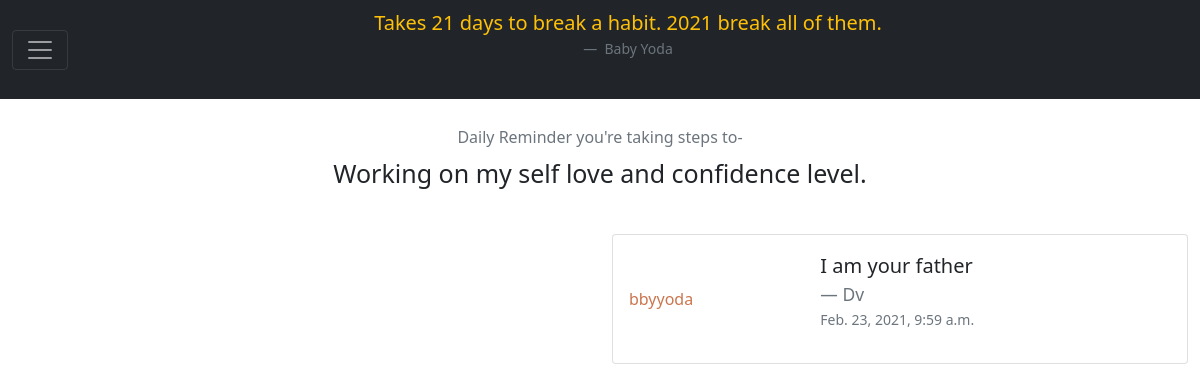
The app's page /bloomboard (signed in), older data.
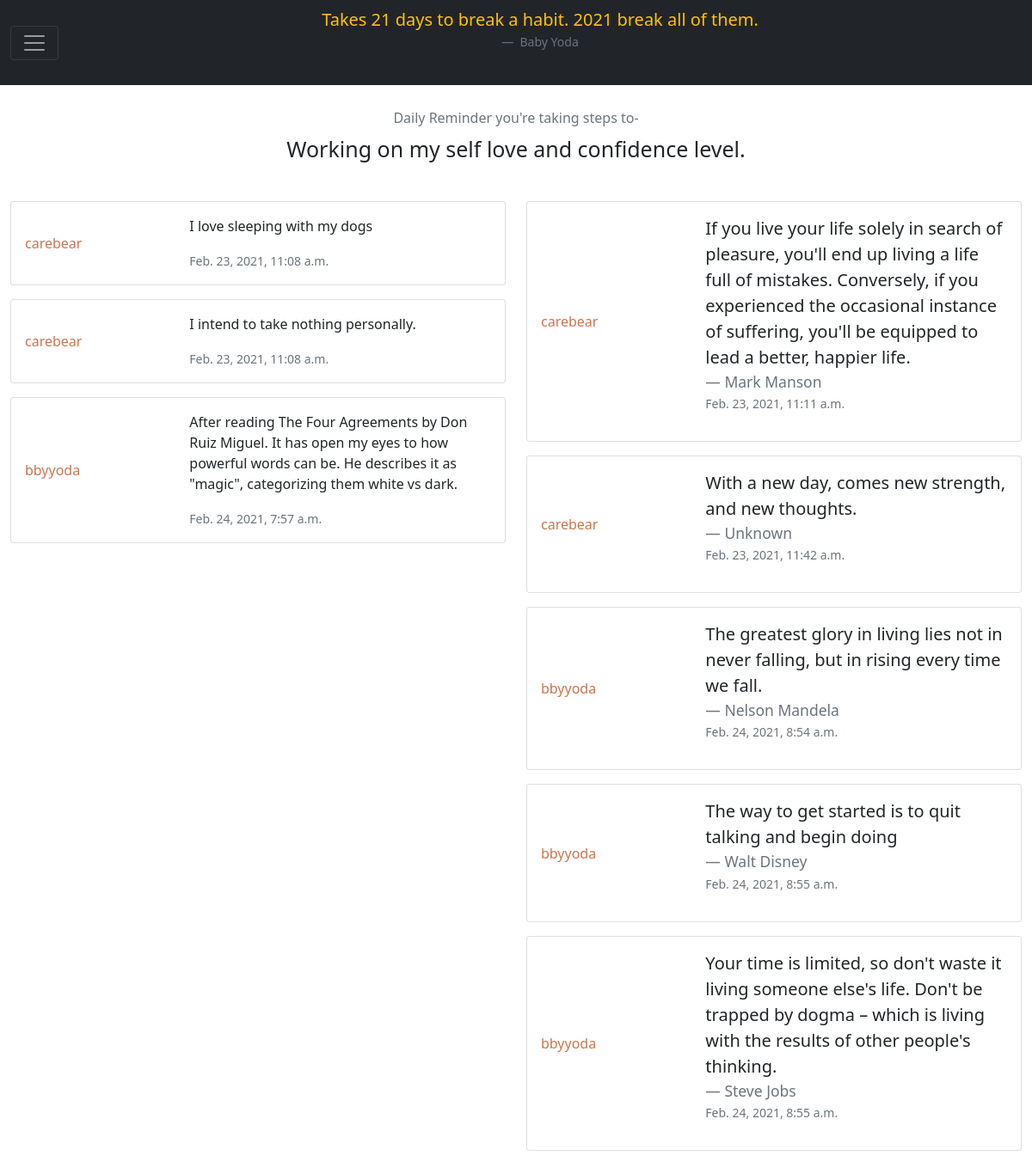
The same page, newer data.
### blossom_app/models.py (models this page shows)
class Quotes(models.Model):
    the_quote = models.TextField(null=True)
    quote_author = models.CharField(max_length=200, null=True)
    user = models.ForeignKey(Users, related_name='quote', on_delete=models.CASCADE)
    created_at = models.DateTimeField(auto_now_add=True)
    updated_at = models.DateTimeField(auto_now = True)

class Users (models.Model):
    first_name = models.CharField(max_length=30)
    last_name = models.CharField(max_length=30)
    username = models.CharField(max_length=30)
    email = models.EmailField()
    password =  models.CharField(max_length=70)
    reasons = models.TextField()
    personal_quote = models.TextField()
    objects = UserManager()
    created_at = models.DateTimeField(auto_now_add=True)
    updated_at = models.DateTimeField(auto_now = True)

class Journal_Entires(models.Model):
    entry = models.TextField()
    user = models.ForeignKey(Users, related_name='journal_entry', on_delete=models.CASCADE)
    created_at = models.DateTimeField(auto_now_add=True)
    updated_at = models.DateTimeField(auto_now = True)

### blossom_app/views.py (the view)
# urls.py: path('bloomboard', views.show_bloomboard),
def show_bloomboard(request):
    current_user = Users.objects.get(id=request.session['user_id'])
    context = {
        'current_user': current_user,
        'current_user_entries': Journal_Entires.objects.filter(user=current_user),
        'current_user_quotes': Quotes.objects.filter(user=current_user),
        'entries': Journal_Entires.objects.all(),
        'quotes': Quotes.objects.all()
        }
    return render(request, 'bloomboard.html', context)

### blossom_app/templates/bloomboard.html (shortened to what this page needs)
<!DOCTYPE html>
<html lang="en">
<head>
    <link href="https://cdn.jsdelivr.net/npm/bootstrap@5.0.0-beta2/dist/css/bootstrap.min.css" rel="stylesheet"
 />
</head>
<body>
    <nav class="navbar navbar-dark bg-dark">
        <div class="container-fluid">
            <button class="navbar-toggler" type="button" data-bs-toggle="collapse" data-bs-target="#navbar"
                aria-controls="navbarToggleExternalContent" aria-expanded="false" aria-label="Toggle navigation">
                <span class="navbar-toggler-icon"></span>
            </button>
            <figure class="text-center mx-auto">
                <blockquote class="blockquote text-warning">
                    <p>{{current_user.personal_quote}}</p>
                </blockquote>
                <figcaption class="blockquote-footer">
                    {{current_user.first_name}} {{current_user.last_name}}
                </figcaption>
            </figure>
        </div>
    </nav>
    <header class="m-3">
        <div class="card text-center mx-auto" style="width: 800px; border-color: white;">
            <div class="card-body">
                <h6 class="card-subtitle mb-2 text-muted">
                    Daily Reminder you're taking steps to-
                </h6>
                <p class="card-text" style="font-size: 25px">
                    {{current_user.reasons}}
                </p>
            </div>
        </div>
    </header>
    <div class="container-fluid mx-auto m-4">
        <div class="row">
            <div class="col">
                {% for entry in entries %}
                <div class="card mb-3">
                    <div class="row g-0">
                        <div class="col-sm-4 my-auto">
                            <a href="/profile/{{entry.user.id}}"  class="text-decoration-none m-3 my-auto" style="color:rgb(202, 118, 79);">{{entry.user.username}}</a> <br>
                        </div>
                        <div class="col-md-8">
                            <div class="card-body">
                                <p class="card-text">{{entry.entry}}</p>
                                <p class="card-text">
                                    <small class="text-muted">{{entry.updated_at}}</small>
                                </p>
                            </div>
                        </div>
                    </div>
                </div>
                {% endfor %}
            </div>
            <div class="col">
                {% for quote in quotes %}
                <div class="card mb-3">
                    <div class="row g-0">
                        <div class="col-sm-4 my-auto">
                            <a href="/profile/{{quote.user.id}}" class="text-decoration-none m-3 my-auto" style="color:rgb(202, 118, 79);">{{quote.user.username}}</a>
                        </div>
                        <div class="col-md-8">
                            <div class="card-body">
                                <blockquote class="blockquote mb-0">
                                    <p>{{quote.the_quote}}</p>
                                    <footer class="blockquote-footer">{{quote.quote_author}}</footer>
                                </blockquote>
                                    <small class="text-muted">{{quote.updated_at}}</small>
                            </div>
                        </div>
                    </div>
                </div>
                {% endfor %}
            </div>
        </div>
    </div>
</body>
</html>

Row changes from the older to the newer data that the page shows:
removed Quotes: user.username "bbyyoda", the_quote "I am your father", quote_author "Dv", updated_at "Feb. 23, 2021, 9:59 a.m."
added Journal_Entires: user.username "carebear", entry "I love sleeping with my dogs", updated_at "Feb. 23, 2021, 11:08 a.m."
added Journal_Entires: user.username "carebear", entry "I intend to take nothing personally.", updated_at "Feb. 23, 2021, 11:08 a.m."
added Journal_Entires: user.username "bbyyoda", entry "After reading The Four Agreements by Don Ruiz Miguel. It has open my eyes to how powerful words can be. He describes it as \"magic\", categorizing them white vs dark.", updated_at "Feb. 24, 2021, 7:57 a.m."
added Quotes: user.username "carebear", the_quote "If you live your life solely in search of pleasure, you'll end up living a life full of mistakes. Conversely, if you experienced the occasional instance of suffering, you'll be equipped to lead a better, happier life.", quote_author "Mark Manson", updated_at "Feb. 23, 2021, 11:11 a.m."
added Quotes: user.username "carebear", the_quote "With a new day, comes new strength, and new thoughts.", quote_author "Unknown", updated_at "Feb. 23, 2021, 11:42 a.m."
added Quotes: user.username "bbyyoda", the_quote "The greatest glory in living lies not in never falling, but in rising every time we fall.", quote_author "Nelson Mandela", updated_at "Feb. 24, 2021, 8:54 a.m."
added Quotes: user.username "bbyyoda", the_quote "The way to get started is to quit talking and begin doing", quote_author "Walt Disney", updated_at "Feb. 24, 2021, 8:55 a.m."
added Quotes: user.username "bbyyoda", the_quote "Your time is limited, so don't waste it living someone else's life. Don't be trapped by dogma – which is living with the results of other people's thinking.", quote_author "Steve Jobs", updated_at "Feb. 24, 2021, 8:55 a.m."
